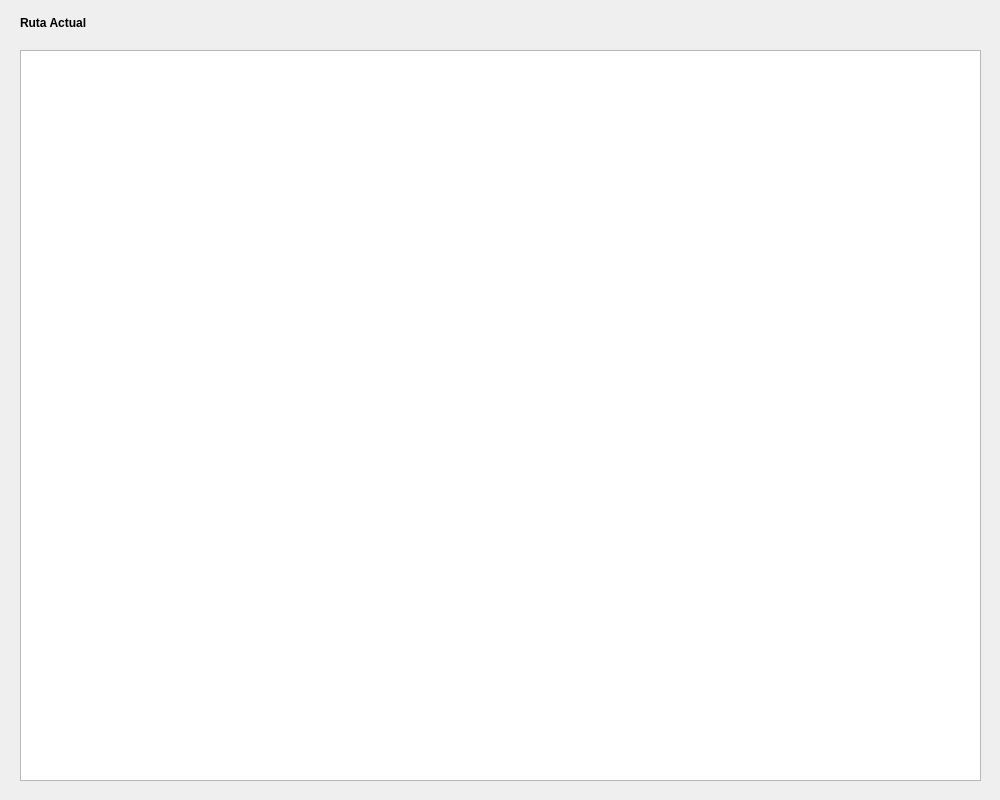
<?xml version="1.0" encoding="UTF-8"?>
<ui version="4.0">
 <class>dlgQTreeView</class>
 <widget class="QDialog" name="dlgQTreeView">
  <property name="geometry">
   <rect>
    <x>0</x>
    <y>0</y>
    <width>1000</width>
    <height>800</height>
   </rect>
  </property>
  <property name="windowTitle">
   <string>Demo del Control QTreeView con QFileSystemModel</string>
  </property>
  <widget class="QLabel" name="lblMensaje">
   <property name="geometry">
    <rect>
     <x>20</x>
     <y>10</y>
     <width>141</width>
     <height>25</height>
    </rect>
   </property>
   <property name="font">
    <font>
     <weight>75</weight>
     <bold>true</bold>
    </font>
   </property>
   <property name="text">
    <string>Ruta Actual</string>
   </property>
  </widget>
  <widget class="QLabel" name="lblRuta">
   <property name="geometry">
    <rect>
     <x>180</x>
     <y>10</y>
     <width>1141</width>
     <height>25</height>
    </rect>
   </property>
   <property name="font">
    <font>
     <weight>75</weight>
     <bold>true</bold>
    </font>
   </property>
   <property name="text">
    <string/>
   </property>
   <property name="alignment">
    <set>Qt::AlignLeading|Qt::AlignLeft|Qt::AlignVCenter</set>
   </property>
  </widget>
  <widget class="QTreeView" name="tvwData">
   <property name="geometry">
    <rect>
     <x>20</x>
     <y>50</y>
     <width>961</width>
     <height>731</height>
    </rect>
   </property>
  </widget>
 </widget>
 <resources/>
 <connections/>
</ui>
